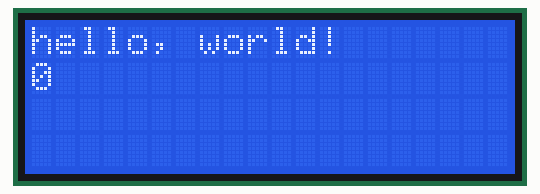
A sketch run on a simulated Arduino Uno, built with avr-gcc and run on an emulated ATmega328P. Shown: 20×4 character LCD.

Above: at 0.1 s.
At 4.1 s:
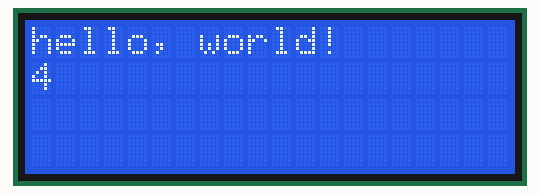
At 11.1 s:
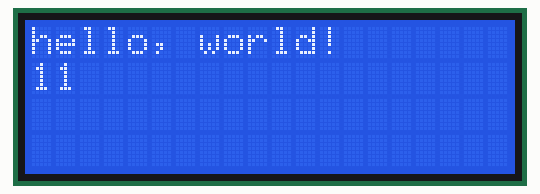
At 15.1 s:
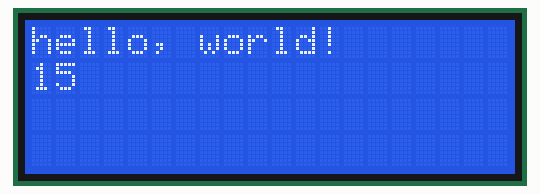
At 20.1 s:
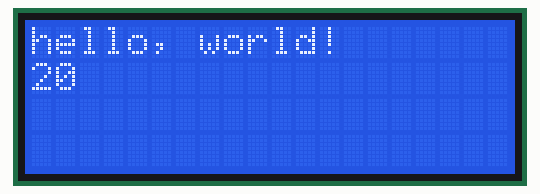
At 39.1 s:
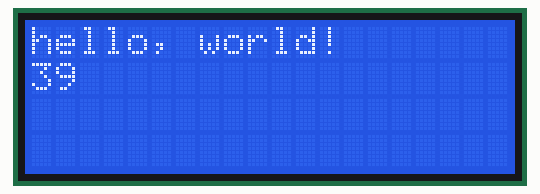

The sketch:

working_lcd_display.ino
```cpp
#include <LiquidCrystal.h>

LiquidCrystal lcd(12, 11, 5, 4, 3, 2);


void setup() {
  lcd.begin(20, 4);
  lcd.print("hello, world!");
}

void loop() {
  lcd.setCursor(0, 1);
  lcd.print(millis()/1000);
}
```

Measured:
- what the display in image 1 shows lasts 1.0 s, from 4.0 s to 5.0 s
